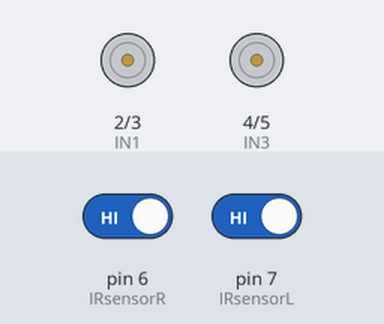
This sketch was run on a simulated Arduino Uno, built with avr-gcc and run on an emulated ATmega328P. Shown: motor-driver pin pairs drawn as motors (green arrow = first pin HIGH = forward, orange = second pin HIGH = backward, longer = more drive, scaled by the enable pin). Inputs (shaded band) come from the test bench; at power-on: pin 6 (IRsensorR) HIGH, pin 7 (IRsensorL) HIGH.

Above: at 1.2 s.
1.3 s: pin 6 (IRsensorR) driven LOW
At 2.0 s:
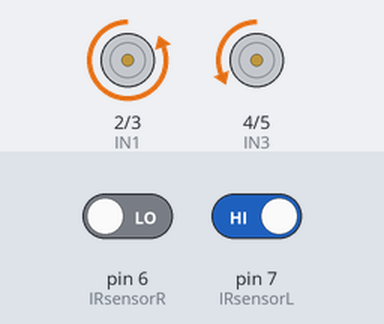
2.8 s: pin 7 (IRsensorL) driven LOW
At 3.1 s:
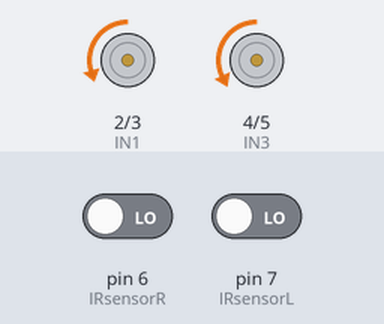
4.3 s: pin 6 (IRsensorR) driven HIGH
At 5.4 s:
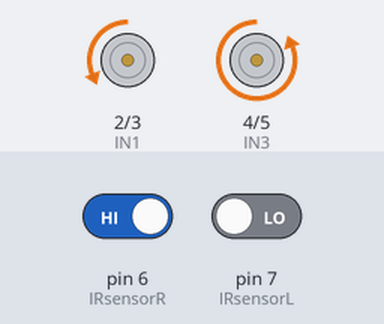
5.8 s: pin 6 (IRsensorR) driven LOW and pin 7 (IRsensorL) driven HIGH
At 6.6 s:
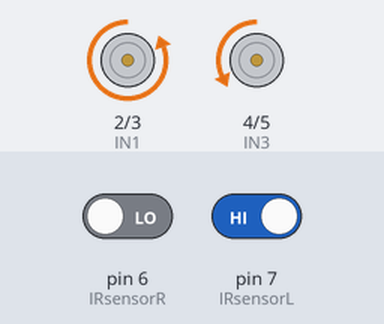
Timing chart, 0 to 8.3 s (numbered marks = the images above; inputs shaded):
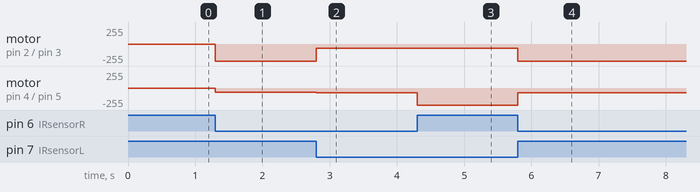

Measured:
- after the input at 1.3 s, motor on pin 2 (IN1) / pin 3 (IN2): stopped → backward 255/255 at once; motor on pin 4 (IN3) / pin 5 (IN4): stopped → backward 65/255 at once
- after the input at 2.8 s, motor on pin 2 (IN1) / pin 3 (IN2): backward 255/255 → backward 60/255 at once; motor on pin 4 (IN3) / pin 5 (IN4): backward 65/255 → backward 70/255 at once
- after the input at 4.3 s, motor on pin 2 (IN1) / pin 3 (IN2): backward 60/255 → backward 65/255 at once; motor on pin 4 (IN3) / pin 5 (IN4): backward 70/255 → backward 255/255 at once
- after the input at 5.8 s, motor on pin 2 (IN1) / pin 3 (IN2): backward 65/255 → backward 255/255 at once; motor on pin 4 (IN3) / pin 5 (IN4): backward 255/255 → backward 70/255 at once

The sketch:

arduino_linefollower_basic_tuned.ino
```cpp
//Intinialising motor driver pins of L298N motor driver module
#define EnableA 9//Enable pin A to pin 9~
#define EnableB 10//Enable pin B to pin 10~

#define IN1 2//Motor 1 input pin to pin 2
#define IN2 3//Motor 1 input pin to pin 3
#define IN3 4//Motor 2 input pin to pin 4
#define IN4 5//Motor 2 input pin to pin 5

//Initialising IR sensor pins for line following

#define IRsensorL 7//Left IR sensor to pin 7
#define IRsensorR 6//Right IR sensor to pin 6


void setup() {
  // put your setup code here, to run once:
//Setting inputs and outputs of arduino uno board

//For L298N motor driver
pinMode(EnableA,OUTPUT);
pinMode(EnableB,OUTPUT);

pinMode(IN1, OUTPUT);
pinMode(IN2, OUTPUT);
pinMode(IN3, OUTPUT);
pinMode(IN4, OUTPUT);

//For IR sensors
pinMode(IRsensorL, INPUT);
pinMode(IRsensorR, INPUT);

}

void loop() {
  // put your main code here, to run repeatedly:
  int strspeed = 60;
  int tspeed = 100;

  if(digitalRead(IRsensorL) == LOW && digitalRead(IRsensorR) == LOW){

digitalWrite(IN1,LOW);
digitalWrite(IN2,HIGH);
digitalWrite(IN3,LOW);
digitalWrite(IN4,HIGH);

analogWrite(EnableA, strspeed);
analogWrite(EnableB, strspeed + 10);

  }

  else if(digitalRead(IRsensorL) == HIGH && digitalRead(IRsensorR) == LOW){

digitalWrite(IN1,LOW);
digitalWrite(IN2,HIGH);
digitalWrite(IN3,LOW);
digitalWrite(IN4,HIGH);

analogWrite(EnableA, tspeed + 155);
analogWrite(EnableB, tspeed - 35);

  }

  else if(digitalRead(IRsensorL) == LOW && digitalRead(IRsensorR) == HIGH){

digitalWrite(IN1,LOW);
digitalWrite(IN2,HIGH);
digitalWrite(IN3,LOW);
digitalWrite(IN4,HIGH);

analogWrite(EnableA, tspeed - 35);
analogWrite(EnableB, tspeed + 155);

  }

  else if(digitalRead(IRsensorL) == HIGH && digitalRead(IRsensorR) == HIGH){

digitalWrite(IN1,LOW);
digitalWrite(IN2,LOW);
digitalWrite(IN3,LOW);
digitalWrite(IN4,LOW);

analogWrite(EnableA, 0);
analogWrite(EnableB, 0);
  }

}
```
